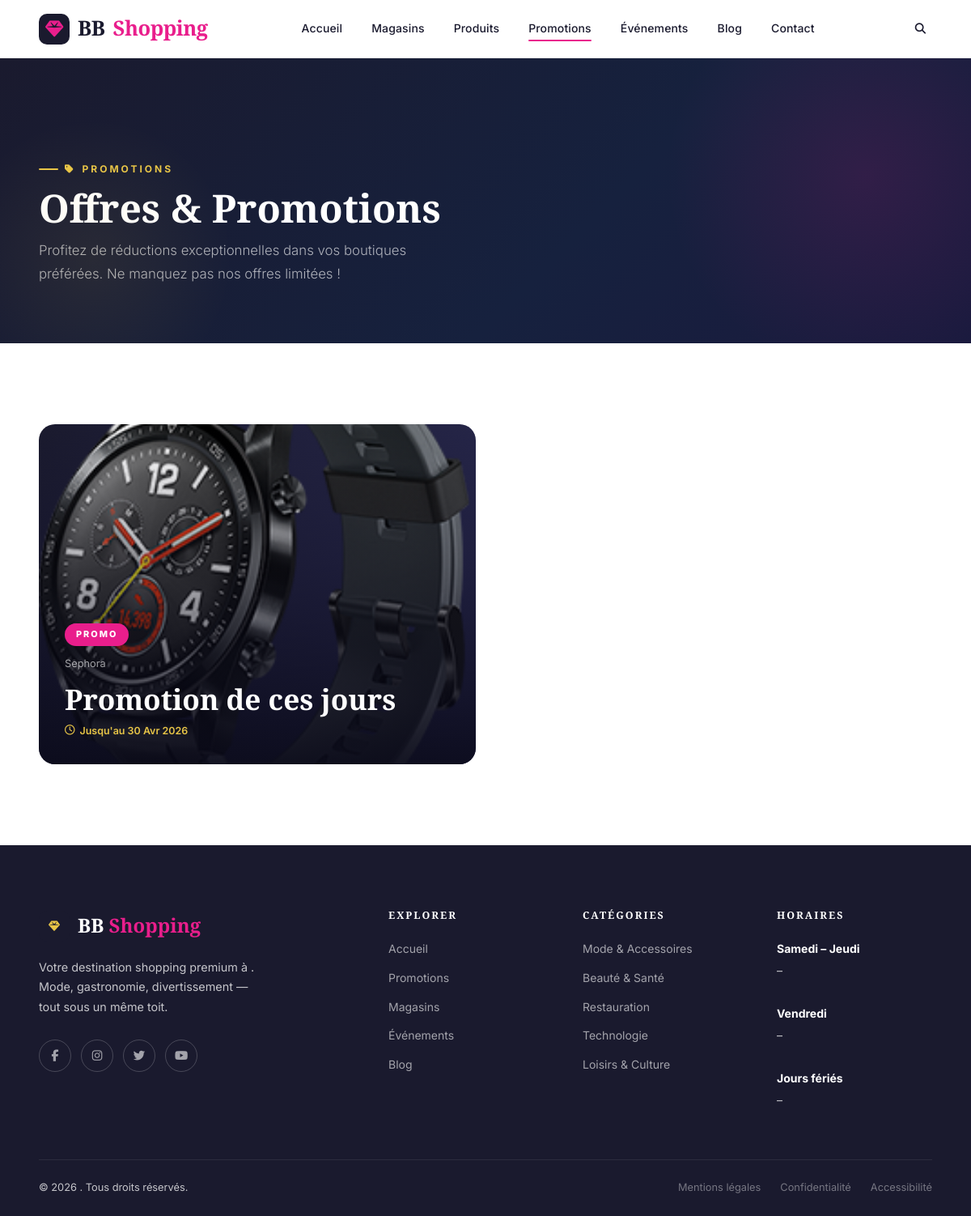
Page /promotions/ on the committed database.
### centre_commercial/models.py (models this page shows, shortened)
class Promotion(models.Model):
    shop = models.ForeignKey(Shop, on_delete=models.SET_NULL, null=True, blank=True, related_name='promotions')
    title = models.CharField(max_length=200, verbose_name="Title")
    description = models.TextField(verbose_name="Description")
    image = models.ImageField(upload_to='promotions/', verbose_name="Image")
    start_date = models.DateField(verbose_name="Start date")
    end_date = models.DateField(verbose_name="End date")
    created_at = models.DateTimeField(auto_now_add=True, verbose_name="Created at")
    class Meta:
        verbose_name = "Promotion"
        verbose_name_plural = "Promotions"

class Shop(models.Model):
    CATEGORIES = [
        ('mode', 'Mode'),
        ('beaute', 'Beauté & Santé'),
        ('restauration', 'Restauration'),
        ('technologie', 'Technologie'),
        ('maison', 'Maison'),
        ('loisirs', 'Loisirs & Culture'),
        ('cinema', 'Cinéma'),
        ('autre', 'Autre'),
    ]
    mall = models.ForeignKey(Mall, on_delete=models.SET_NULL, null=True, blank=True, related_name='shops')
    name = models.CharField(max_length=200, verbose_name="Name of shop")
    slug = models.SlugField(unique=True, blank=True)
    category = models.CharField(max_length=50, choices=CATEGORIES, verbose_name="Category")
    description = models.TextField(verbose_name="Description")
    cover = models.ImageField(upload_to='shops/cover/', verbose_name="Cover")
    logo = models.ImageField(upload_to='shops/logo/', verbose_name="Logo")
    phone    = models.CharField(max_length=20, blank=True, null=True, verbose_name="Phone")
    location = models.CharField(max_length=200, help_text="Ex: Niveau 1, Aile Nord", verbose_name="Location")
    email    = models.EmailField(blank=True, null=True, verbose_name="Email")
    website  = models.URLField(blank=True, null=True, verbose_name="Website")
    is_featured = models.BooleanField(default=False, verbose_name="Is featured ?")
    created_at = models.DateTimeField(auto_now_add=True)
    modified_at = models.DateTimeField(auto_now=True)
    is_closed = models.BooleanField(default=False, verbose_name="Is closed ?")
    observation = models.TextField(blank=True, null=True, verbose_name="Observation") # En cas de fermeture ou autre
    class Meta:
        verbose_name = "Shop"
        verbose_name_plural = "Shops"

### centre_commercial/views.py (the view)
# urls.py: path('promotions/', views.PromotionListView.as_view(), name='promotions_all'),
class PromotionListView(ListView):
    model = Promotion
    template_name = 'mall/promotion_list.html'
    context_object_name = 'promotions'
    paginate_by = 12
    def get_queryset(self):
        now = timezone.now()
        queryset = Promotion.objects.filter(
            start_date__lte=now,
            end_date__gte=now
        )
        self.mall_slug = self.kwargs.get('slug')
        self.mall = None  # مهم جداً
        if self.mall_slug:
            self.mall = get_object_or_404(Mall, slug=self.mall_slug)
            queryset = queryset.filter(shop__mall=self.mall)
        return queryset.select_related('shop', 'shop__mall').order_by('-created_at')
    def get_context_data(self, **kwargs):
        context = super().get_context_data(**kwargs)
        context['mall'] = self.mall
        return context

### centre_commercial/context_processors.py (called while the page is built)
def cart_processor(request):
    cart_count = 0
    if request.user.is_authenticated:
        order = Order.objects.filter(user=request.user, status='pending').first()
        if order:
            cart_count = sum(item.quantity for item in order.items.all())
    return {
        'cart_count': cart_count
    }

### templates/mall/promotion_list.html (shortened to what this page needs)
{% extends 'base.html' %}
{% block content %}
<section class="ym-page-hero">
  <div class="ym-container">
    <p class="ym-eyebrow"><i class="fas fa-tag"></i> Promotions</p>
    <h1 class="ym-section-title">Offres &amp; Promotions</h1>
    <p class="ym-section-subtitle">Profitez de réductions exceptionnelles dans vos boutiques préférées. Ne manquez pas nos offres limitées !</p>
  </div>
</section>
<section class="ym-section ym-section--light">
  <div class="ym-container">
    <div class="ym-promos-grid ym-reveal">
      {% for promotion in promotions %}
        <a href="{% url 'shop_detail' mall_slug=promotion.shop.mall.slug slug=promotion.shop.slug %}" class="ym-promo-card">
        {% if promotion.image %}
        <div class="ym-promo-card__bg" style="background-image:url('{{ promotion.image.url }}');"></div>
        <div class="ym-promo-card__overlay"></div>
        {% else %}
        <div class="ym-promo-card__bg ym-promo-card--gradient-{{ forloop.counter|divisibleby:3|yesno:'3,1,2' }}" style="opacity:.6;"></div>
        {% endif %}
        <div class="ym-promo-card__content">
          <span class="ym-promo-card__tag">Promo</span>
          <p class="ym-promo-card__store">{{ promotion.shop.name }}</p>
          <h2 class="ym-promo-card__title">{{ promotion.title }}</h2>
          <p class="ym-promo-card__date">
            <i class="far fa-clock"></i> Jusqu'au {{ promotion.end_date|date:"d M Y" }}
          </p>
        </div>
      </a>
      {% empty %}
      <div class="ym-empty" style="grid-column: 1/-1;">
        <i class="fas fa-tag"></i>
        <p>Aucune promotion en cours. Revenez bientôt !</p>
      </div>
      {% endfor %}
    </div>
  </div>
</section>
{% endblock %}

### static/css/main.css (style rules this page uses)
:root { --color-primary: #1a1a2e; --color-secondary: #16213e; --color-accent: #e8c547; --color-accent2: #c9a227; --color-pink: #e91e8c; --color-surface: #ffffff; --color-bg: #f7f5f2; --color-text: #1a1a2e; --color-muted: #6b7280; --color-border: #e5e7eb; --font-display: 'Playfair Display', Georgia, serif; --font-body: 'Inter', system-ui, sans-serif; --radius-sm: 6px; --radius-md: 12px; --radius-lg: 20px; --radius-xl: 32px; --shadow-sm: 0 2px 8px rgba(0,0,0,.06); --shadow-md: 0 8px 30px rgba(0,0,0,.10); --shadow-lg: 0 20px 60px rgba(0,0,0,.15); --shadow-xl: 0 30px 80px rgba(0,0,0,.20); --transition: 0.3s cubic-bezier(0.4, 0, 0.2, 1); --transition-slow: 0.6s cubic-bezier(0.4, 0, 0.2, 1); }
*, *::before, *::after { box-sizing: border-box; margin: 0; padding: 0; }
html { scroll-behavior: smooth; }
body { font-family: var(--font-body); background-color: var(--color-bg); color: var(--color-text); overflow-x: hidden; line-height: 1.6; }
h1, h2, h3, h4, h5 { font-family: var(--font-display); line-height: 1.2; font-weight: 700; }
a { color: inherit; text-decoration: none; }
.ym-section { padding: 100px 0; }
.ym-section--light { background: #fff; }
.ym-container { width: 100%; max-width: 1380px; margin: 0 auto; padding: 0 48px; }
.ym-eyebrow { display: inline-flex; align-items: center; gap: 8px; font-size: 0.75rem; font-weight: 700; letter-spacing: 3px; text-transform: uppercase; color: var(--color-pink); margin-bottom: 12px; }
.ym-eyebrow::before { content: ''; width: 24px; height: 2px; background: currentColor; border-radius: 2px; }
.ym-section-title { font-family: var(--font-display); font-size: clamp(2rem, 4vw, 3.2rem); color: inherit; line-height: 1.1; }
.ym-section-subtitle { color: var(--color-muted); font-size: 1.05rem; font-weight: 300; margin-top: 12px; max-width: 520px; line-height: 1.7; }
.ym-promos-grid { display: grid; grid-template-columns: 1fr 1fr; gap: 24px; }
.ym-promos-grid > .ym-promo-card:first-child { grid-row: span 2; }
.ym-promo-card { position: relative; border-radius: var(--radius-lg); overflow: hidden; background: linear-gradient(135deg, var(--color-primary), #2d2d5a); min-height: 200px; display: flex; flex-direction: column; justify-content: flex-end; padding: 32px; transition: transform var(--transition); cursor: pointer; }
.ym-promos-grid > .ym-promo-card:first-child { min-height: 420px; }
.ym-promo-card__bg { position: absolute; inset: 0; background-size: cover; background-position: center; }
.ym-promo-card__overlay { position: absolute; inset: 0; background: linear-gradient(to top, rgba(10,10,25,0.9) 0%, rgba(10,10,25,0.3) 60%, transparent 100%); }
.ym-promo-card__content { position: relative; z-index: 1; }
.ym-promo-card__tag { display: inline-block; background: var(--color-pink); color: #fff; font-size: 0.68rem; font-weight: 800; letter-spacing: 2px; text-transform: uppercase; padding: 5px 14px; border-radius: 50px; margin-bottom: 12px; }
.ym-promo-card__title { font-family: var(--font-display); font-size: 1.6rem; color: #fff; font-weight: 800; margin-bottom: 8px; line-height: 1.2; }
.ym-promos-grid > .ym-promo-card:first-child .ym-promo-card__title { font-size: 2.2rem; }
.ym-promo-card__store { font-size: 0.8rem; color: rgba(255,255,255,0.6); margin-bottom: 12px; }
.ym-promo-card__date { font-size: 0.78rem; color: var(--color-accent); font-weight: 600; display: flex; align-items: center; gap: 6px; }
.ym-reveal { opacity: 0; transform: translateY(40px); transition: opacity 0.7s ease, transform 0.7s ease; }
.ym-reveal.visible { opacity: 1; transform: translateY(0); }
.ym-page-hero { background: linear-gradient(135deg, var(--color-primary) 0%, #16213e 60%, #1a1a3e 100%); padding: 120px 0 72px; position: relative; overflow: hidden; }
.ym-page-hero::before { content: ''; position: absolute; top: -30%; right: -10%; width: 500px; height: 500px; background: radial-gradient(circle, rgba(233,30,140,0.12) 0%, transparent 70%); pointer-events: none; }
.ym-page-hero::after { content: ''; position: absolute; bottom: -20%; left: -5%; width: 350px; height: 350px; background: radial-gradient(circle, rgba(232,197,71,0.08) 0%, transparent 70%); pointer-events: none; }
.ym-page-hero .ym-eyebrow { color: var(--color-accent); }
.ym-page-hero .ym-section-title { color: #fff; max-width: 700px; }
.ym-page-hero .ym-section-subtitle { color: rgba(255,255,255,0.65); }

### rows in the picture
Promotion: image (picture), shop.name "Sephora", title "Promotion de ces jours", end_date "30 Avr 2026"
